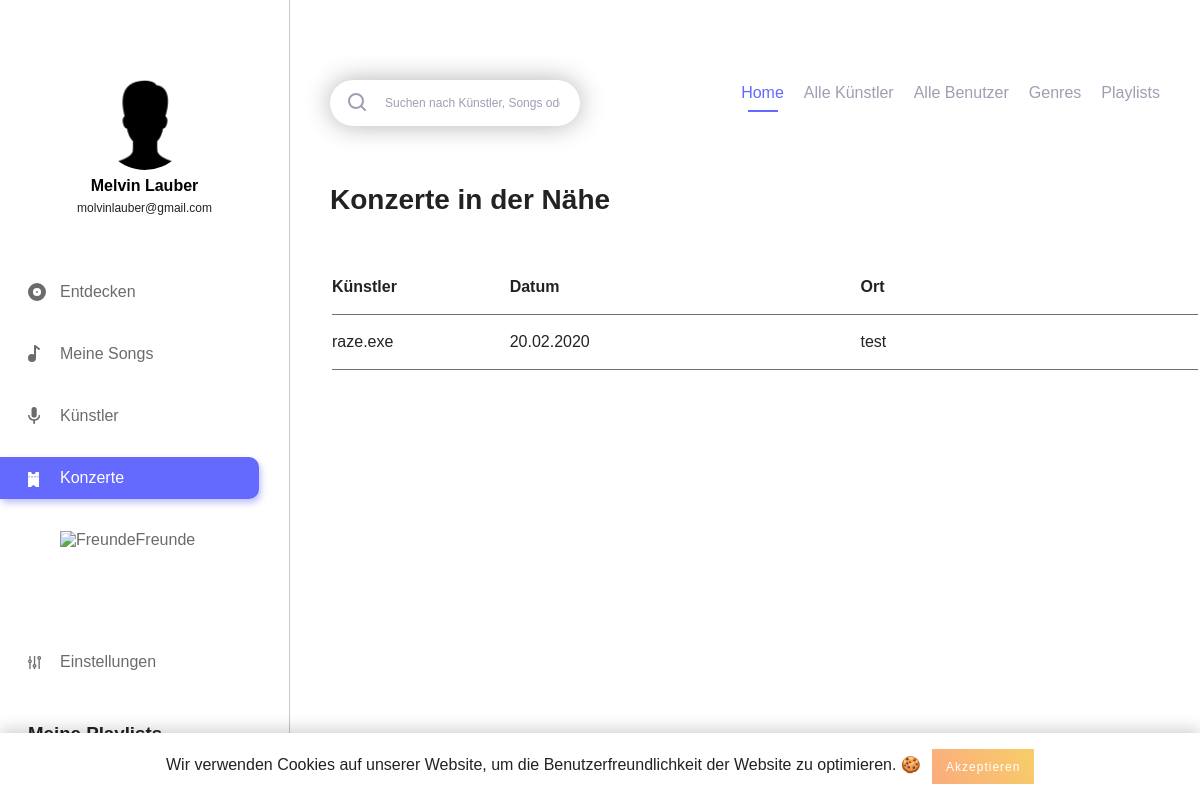
The app's page /events.php (signed in) with its own data.
### tables this page shows
CREATE TABLE IF NOT EXISTS `users` (
  `id` int(11) NOT NULL AUTO_INCREMENT,
  `username` varchar(255) NOT NULL,
  `email` varchar(255) NOT NULL,
  `firstname` varchar(255) NOT NULL,
  `lastname` varchar(255) NOT NULL,
  `password_hash` varchar(255) NOT NULL,
  `password_token` varchar(255) NOT NULL,
  `is_artist` int(1) NOT NULL,
  `has_darkmode` tinyint(1) NOT NULL,
  `insta` text,
  `facebook` text,
  PRIMARY KEY (`id`),
  UNIQUE KEY `username` (`username`),
  UNIQUE KEY `email` (`email`)
);

CREATE TABLE IF NOT EXISTS `events` (
  `id` int(11) NOT NULL AUTO_INCREMENT,
  `artist_id_link` int(11) NOT NULL,
  `event_name` varchar(255) NOT NULL,
  `place` varchar(255) NOT NULL,
  `event_date` date NOT NULL,
  PRIMARY KEY (`id`),
  KEY `artist_id_link` (`artist_id_link`)
);

CREATE TABLE IF NOT EXISTS `artist` (
  `artist_id` int(11) NOT NULL AUTO_INCREMENT,
  `user_id` int(11) NOT NULL,
  `artist_firstname` varchar(255) NOT NULL,
  `artist_lastname` varchar(255) NOT NULL,
  `biography` text NOT NULL,
  `insta` text,
  `facebook` text,
  PRIMARY KEY (`artist_id`),
  KEY `artist_fk0` (`user_id`)
);

### includes/start.php (called while the page is built, shortened)
<?php
include 'db.php';
if (isset($_SESSION['user']['id']) && !empty($_SESSION['user']['id'])) {
	$statement = $pdo->prepare("SELECT * FROM `users` WHERE `id` = :id");
	$result = $statement->execute(array('id' => $_SESSION['user']['id']));
}
if (isset($_SESSION['user']['has_darkmode']) && $_SESSION['user']['has_darkmode'] == 1) {
	$body_class = 'dark';
}
else {
	$body_class = '';
}
?>

### events.php (the view, shortened to what this page needs)
<?php
include 'includes/start.php';
$get_events_query = "SELECT * FROM `events` events
					 INNER JOIN `artist` artist ON artist.artist_id = events.artist_id_link";
?>
<!DOCTYPE html>
<html lang="de">
	<head>
		<?php include 'includes/meta_data.php'; ?>
	</head>
	<body class="<?php echo $body_class; ?>">
		<?php include 'includes/navigation_left.php'; ?>
		<?php include 'includes/cookie_banner.php'; ?>
		<div class="main_content_wrapper">
			<div class="main_content_inner">
				<?php include 'includes/search_navi.php'; ?>
				<h3 class="short_title"><?php echo NEAR_CONCERTS; ?></h3>
				<div id="events_table">
				<table class="concerts_near_you">
					<tbody>
						<tr class="event_table">
							<th class="artist_name_concert"><?php echo ARTISTS; ?></th>
							<th class="concert_when"><?php echo DATE; ?></th>
							<th class="concert_where"><?php echo WHERE; ?></th>
						</tr>
						<?php foreach ($pdo->query($get_events_query) as $event) { ?>
							<tr class="event_table">
								<td class="artist_name_concert event_table"><?php echo htmlspecialchars($event['artist_firstname']).' '.htmlspecialchars($event['artist_lastname']); ?></td>
								<td class="concert_when event_table">
									<?php
									$date = new DateTime($event['event_date']);
									echo $date->format('d.m.Y');
									?>
								</td>
								<td class="concert_where event_table"><?php echo htmlspecialchars($event['place']); ?></td>
							</tr>
						<?php } ?>
					</tbody>
				</table>
			</div>
			</div>
		</div>
	</body>

### includes/navigation_left.php (shortened to what this page needs)
<?php
if(isset($_SESSION['active'])) {
	$active_class = $_SESSION['active'];
}
$query = "SELECT * FROM `users` WHERE `id` = ".$_SESSION['user']['id'];
$playlist_query = "SELECT * FROM `playlist` WHERE `user_id` = ".$_SESSION['user']['id'];
?>
<div class="navigation_left">
	<div class="navigation_wrapper">
		<div class="profile">
			<?php if (file_exists('img/profiles/user_'.$_SESSION['user']['id'].'.jpg')) { ?>
			<div class="profile_picture" style="background-image: url('img/profiles/user_<?php echo $_SESSION['user']['id']; ?>.jpg');background-position: center; background-size: 140%;" alt="user_image"></div>
			<?php } else { ?>
			<div class="profile_picture" style="background-image: url('img/profiles/no_user_image.png');background-position: center; background-size: 140%;" alt="user_image"></div>
			<?php } ?>
			<h3 class="profile_name">
				<?php foreach ($pdo->query($query) as $user_data) {
					echo htmlspecialchars($user_data['firstname']).' '.htmlspecialchars($user_data['lastname']);
				} ?>
			</h3>
			<p class="profile_mail">
				<?php foreach ($pdo->query($query) as $user_data) {
					echo htmlspecialchars($user_data['email']);
				} ?>
			</p>
		</div>
		<div class="main_navigation">
			<ul>
				<li class="navigation_element <?php if($active_class === 'discover') { echo 'active'; } ?>"><a href="index.php"><img class="svg" src="img/assets/discover.svg" alt="<?php echo DISCOVER; ?>"><?php echo DISCOVER; ?></a></li>
				<li class="navigation_element <?php if($active_class === 'my_songs') { echo 'active'; } ?>"><a href="my_songs.php"><img class="svg" src="img/assets/my_songs.svg" alt="<?php echo MY_SONGS; ?>"><?php echo MY_SONGS; ?></a></li>
				<li class="navigation_element <?php if($active_class === 'artists') { echo 'active'; } ?>"><a href="artists.php"><img class="svg" src="img/assets/artists.svg" alt="<?php echo ARTISTS; ?>"><?php echo ARTISTS; ?></a></li>
				<li class="navigation_element <?php if($active_class === 'events') { echo 'active'; } ?>"><a href="events.php"><img class="svg" src="img/assets/events.svg" alt="<?php echo EVENTS; ?>"><?php echo EVENTS; ?></a></li>
				<li class="navigation_element <?php if($active_class === 'friends') { echo 'active'; } ?>"><a href="friends.php"><img class="svg" src="img/assets/friends.svg" alt="<?php echo FRIENDS; ?>"><?php echo FRIENDS; ?></a></li>
				<li class="navigation_element <?php if($active_class === 'settings') { echo 'active'; } ?>"><a href="settings.php"><img class="svg" src="img/assets/settings_nav.svg" alt="<?php echo SETTINGS; ?>"><?php echo SETTINGS; ?></a></li>
			</ul>
		</div>
		<div class="playlist_wrapper">
			<h3 class="playlist_title"><?php echo MY_PLAYLISTS; ?></h3>
			<ul>
				<?php foreach ($pdo->query($playlist_query) as $playlist_data) { ?>
					<li class="playlist_element"><a href="playlist_detail.php?playlist_id=<?php echo $playlist_data['playlist_id']; ?>"><?php echo $playlist_data['playlist_name']; ?></a></li>
				<?php } ?>
			</ul>
		</div>
	</div>
</div>

### css/_config.css (style rules this page uses)
:root { --primary-color: #636AFD; --primary-color_light: #e0e1ff; --text: #222; --navigation_left: #6B6B6B; --border: #C7C7C7; --light_text: #9D9FB3; --button: #ededed; --border-bottom: #707070; --background_dark_mode: #21252B; --dark_mode_border: #30353B; --dark_mode_input: #30353B; --dark_mode_light: #DDDDDD; --standard_shadow: 0 3px 27px rgba(0,0,0,0.39); --standard_radius: 13px; --standard_transition: all 0.3s ease; --error_color: #b20000; }

### css/_basic.css (style rules this page uses)
body { font-family: 'DM Sans', sans-serif; margin: 0; padding: 0; color: var(--text); -webkit-font-smoothing: antialiased; -moz-osx-font-smoothing: grayscale; }
h3 { margin: 0; padding: 0; }
h3.short_title { font-size: 28px; line-height: 37px; font-weight: 700; color: var(--text); margin-bottom: 40px; }
ul { padding: 0; margin: 0; }
.main_content_wrapper { padding-top: 80px; padding-left: 330px; }
.main_content_inner { max-width: 1200px; margin: 0 auto; padding-bottom: 150px; box-sizing: border-box; }
.profile { text-align: center; }

### css/_navigation.css (style rules this page uses)
.navigation_left { position: fixed; width: 290px; height: 100%; border-right: 1px solid var(--border); padding: 80px 0; box-sizing: border-box; }
.navigation_left .profile { width: 195px; margin: 0 auto; margin-bottom: 50px; }
h3.profile_name { margin-top: 5px; font-size: 16px; line-height: 21px; color: #000; font-weight: 700; }
.profile_mail { font-size: 12px; line-height: 25px; margin: 0; margin-bottom: 5px; }
.navigation_left .profile div.profile_picture { width: 90px; height: 90px; -webkit-border-radius: 100%; -moz-border-radius: 100%; -o-border-radius: 100%; border-radius: 100%; margin: 0 auto; }
.navigation_left .main_navigation ul { padding-right: 30px; box-sizing: border-box; width: 100%; }
.navigation_left .main_navigation ul li.navigation_element { position: relative; list-style-type: none; color: var(--navigation_left); margin-top: 20px; }
.navigation_left .main_navigation ul li.navigation_element:first-child { margin-top: 0; }
.navigation_left .main_navigation ul li.navigation_element:last-child { margin-top: 80px; }
.navigation_left .main_navigation ul li.navigation_element.active a, .navigation_left .main_navigation ul li.navigation_element a:hover { background: var(--primary-color); color: #fff; box-shadow: 2px 4px 6px rgba(99, 106, 253, 0.4); transition: background 0.2s ease, color 0.2s ease; }
.navigation_left .main_navigation ul li a { color: inherit; text-decoration: none; padding: 12px 20px; padding-left: 60px; border-top-right-radius: 10px; border-bottom-right-radius: 10px; box-sizing: border-box; display: inline-block; width: 100%; transition: background 0.2s ease, color 0.2s ease; }
.playlist_wrapper { margin-top: 40px; padding-right: 30px; box-sizing: border-box; width: 100%; }
.playlist_wrapper .playlist_title { padding-left: 28px; box-sizing: border-box; }
.playlist_wrapper ul li.playlist_element { list-style-type: none; color: var(--navigation_left); margin-top: 10px; }
.playlist_wrapper ul li.playlist_element a { color: inherit; text-decoration: none; padding: 8px 20px; padding-left: 28px; border-top-right-radius: 10px; border-bottom-right-radius: 10px; box-sizing: border-box; display: inline-block; width: 100%; transition: background 0.2s ease, color 0.2s ease; }

### css/_events.css (style rules this page uses)
table.concerts_near_you { text-align: left; width: 100%; }
tr.event_table { width: 100%; border-bottom: 1px solid var(--border-bottom); display: inline-block; }
td.event_table, .event_table th { padding: 18px 0px; box-sizing: border-box; display: inline-block; }
.artist_name_concert { width: 20%; }
.concert_when { width: 40%; }
.concert_where { width: 30%; }
#events_table { width: 100%; }

### records on screen
users: firstname "Melvin", lastname "Lauber", email "molvinlauber@gmail.com"
events: artist_id_link.artist_firstname "raze.exe", event_date "20.02.2020", place "test"

### other values on screen
DISCOVER "Entdecken"
MY_SONGS "Meine Songs"
ARTISTS "Künstler"
EVENTS "Konzerte"
FRIENDS "Freunde"
SETTINGS "Einstellungen"
HOME "Home"
ALL_ARTISTS "Alle Künstler"
ALL_USERS "Alle Benutzer"
GENRES "Genres"
PLAYLISTS "Playlists"
NEAR_CONCERTS "Konzerte in der Nähe"
DATE "Datum"
WHERE "Ort"
